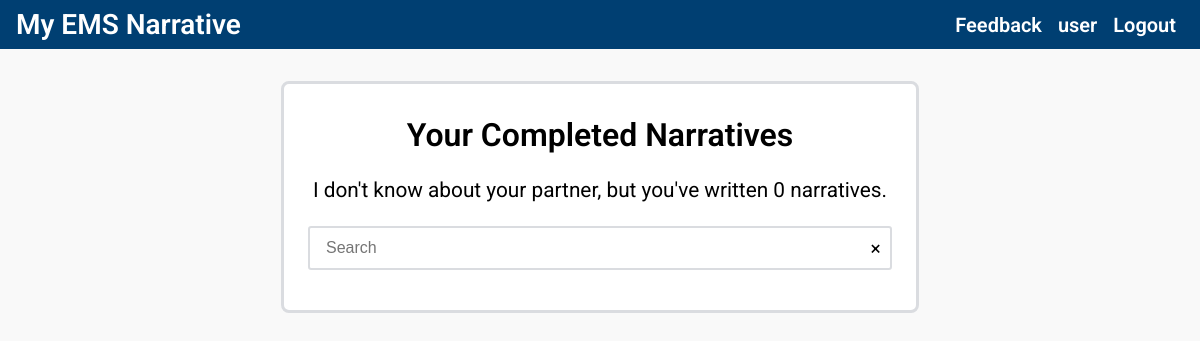
Before: /narrative-library/ (signed in) with the older database file.
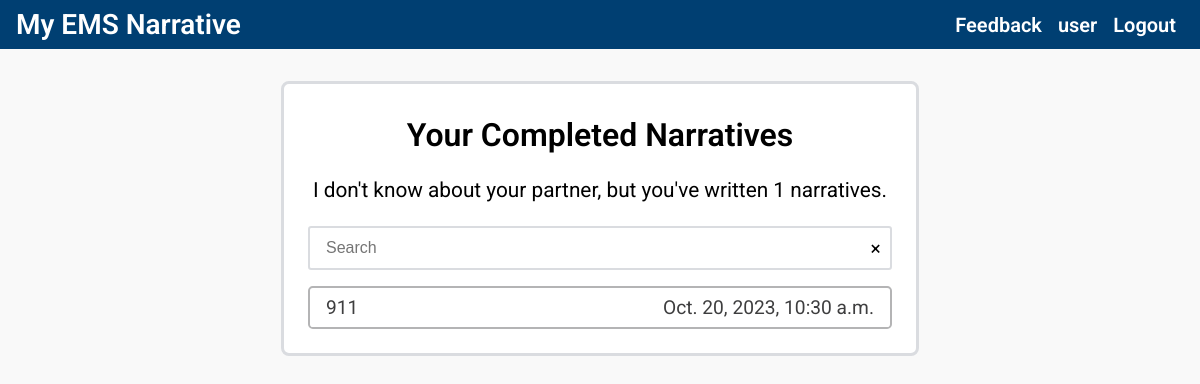
After: the same page with the newer database file.
### accounts/models.py (models this page shows, shortened)
class CustomUser(AbstractBaseUser, PermissionsMixin):
	email = models.EmailField(_('email address'), unique=True)
	username = models.CharField(max_length=150, unique=True)
	date_joined = models.DateTimeField(verbose_name='date joined', auto_now_add=True)
	last_login = models.DateTimeField(verbose_name='last login', auto_now=True)
	is_admin = models.BooleanField(default=False)
	is_active = models.BooleanField(default=True)
	is_staff = models.BooleanField(default=False)
	is_superuser = models.BooleanField(default=False)
	is_temp_user = models.BooleanField(default=False)
	agreed_to_policy = models.BooleanField(default=False)
	department = models.CharField(max_length=255, null=True, blank=True)
	USERNAME_FIELD = 'email'
	REQUIRED_FIELDS = ['username',]
	objects = CustomUserManager()
	def __str__(self):
		return self.username

### main/models.py (models this page shows)
class Narrative(models.Model):
	user = models.ForeignKey(CustomUser, related_name="narratives", on_delete=models.CASCADE, null=False)
	template = models.CharField(max_length=255, blank=True, null=True)
	name = models.CharField(max_length=255, default="Untitled Narrative")
	input_list = models.TextField(default="[]")
	content = models.TextField(blank=True, null=True)
	created = models.DateTimeField(auto_now_add=True)

### main/views.py (the view)
# urls.py: path('narrative-library/', views.narrative_library_view, name='narrative_library'),
@login_required
def narrative_library_view(request):
	count = Narrative.objects.filter(user=request.user).count()
	narratives = Narrative.objects.filter(user=request.user).order_by('-created')
	context = {
		'owner': request.user,
		'narratives': narratives,
		'total_written': len(narratives),
		}
	return render(request, 'main/narrative_library.html', context)

### templates/main/narrative_library.html (shortened to what this page needs)
{% extends 'bases/base_authenticated.html' %}
{% block content %}
<div class="library-container">
	<div class="library-headers">
		<div class="library-heading">Your Completed Narratives</div>
		<div class="library-info">I don't know about your partner, but you've written {{total_written}} narratives.</div>
	</div>
	<div class="library-content">
		<div class="modal-search">
			<input class="modal-search-text" onkeyup='filter_search(this, "library_list")' placeholder="Search" autofocus>
			<a class="modal-search-icon" onclick='clear_search(this)'>&times;</a>
		</div>
		<div id="library_list" class="modal-list" name="library_list">
			{% for narrative in narratives %}
				<a href="{% url 'main:narrative' narrative.pk %}" class="modal-list-item">
					<span>{{narrative.template}}</span>
					<span>{{narrative.created}}</span>
				</a>
			{% endfor %}
		</div>
	</div>
</div>
{% endblock %}

### templates/bases/base_authenticated.html (shortened to what this page needs)
{% load static %}
<!DOCTYPE html>
<html>
	<head>
    	<link rel="stylesheet" href="{% static 'css/global.css' %}">
    	<link rel="stylesheet" href="{% static 'css/sandalthong.css' %}">
    	<link rel="stylesheet" href="{% static 'css/colors.css' %}">
	</head>
	<body>
		<div class="page-wrapper">
			{% if request.user.is_authenticated %}
				{% if request.user == owner or user_allowed %}
					<div class="topnav">
						{% include 'nav/topnav_authenticated.html' %}
					</div>
					<div id="content" class="content">
						{% block content %}
						{% endblock %}
					</div>
				{% endif %}
			{% endif %}
		</div>
	</body>
</html>

### templates/nav/topnav_authenticated.html
<a href="{% url 'main:home' %}" class="topnav-title">My EMS Narrative</a>
<div class="topnav-links">
	<a href="{% url 'main:feedback' %}">Feedback</a>
	<a href="{% url 'accounts:user_account' %}">{{user}}</a>
	<a href="{% url 'accounts:logout' %}">Logout</a>
</div>

### static/css/global.css (style rules this page uses)
html { background: #F9F9F9; font-family: Roboto, Arial, sans-serif; }
body { margin: 0; overflow: auto; padding: 0; }
a { cursor: pointer; text-decoration: none; }
.content { align-items: center; display: flex; flex-grow: 1; flex-direction: column; overflow: auto; }
.library-container { background-color: white; border: 3px solid #DADCE0; border-radius: 0.5rem; display: flex; flex-direction: column; margin: 2rem; overflow: hidden; padding: 1rem; width: 50%; }
.library-content { display: flex; flex-direction: column; overflow: auto; padding: 0.5rem; }
.library-headers { align-items: center; display: flex; flex-direction: column; margin-bottom: 1rem; }
.library-heading { font-size: 2rem; font-weight: 600; margin-top: 1rem; }
.library-info { font-size: 1.3rem; margin-top: 1.5rem; }
.modal-list { display: flex; flex-direction: column; flex-grow: 1; gap: 0.2rem; justify-content: stretch; overflow: auto; }
.modal-list-item { align-items: center; border: 2px solid #B4B4B5; border-radius: 0.3rem; color: #3E3E3F; cursor: pointer; display: flex; flex: 1 1 0px; font-size: 1.2rem; gap: 0.7rem; justify-content: space-between; padding: 0.5rem 1rem; }
.modal-search { align-items: center; background: white; border: 2px solid #DADCE0; border-radius: 0.2rem; display: flex; letter-spacing: 0.075rem; margin-bottom: 1rem; min-height: 2.5rem; outline: none; overflow: auto; }
.modal-search-text { align-items: center; border-radius: 0.3rem; border: none; display: flex; flex: 1 1 0; font-size: 1rem; padding: 0.5rem 0rem 0.5rem 1rem; }
.modal-search-icon { align-items: center; font-size: 1.2rem; padding: 0.5rem; }
.page-wrapper { display: flex; flex-direction: column; height: 100vh; overflow: hidden; }
.topnav { align-items: center; background-color: #003f72; color: white; display: flex; flex-direction: row; justify-content: space-between; width: 100%; }
.topnav-links { display: flex; gap: 1rem; padding: 0rem 1.5rem; }
.topnav-links a { color: inherit; font-size: 1.25rem; font-weight: 600; text-decoration: none; }
.topnav-title { color: inherit; font-size: 1.75rem; font-weight: 600; text-decoration: none; padding: 0.5rem 1rem; }

Changed rows visible on the page:
added Narrative: template "911", created "Oct. 20, 2023, 10:30 a.m."
Other visible differences:
{{ total_written }}: "0" → "1"
